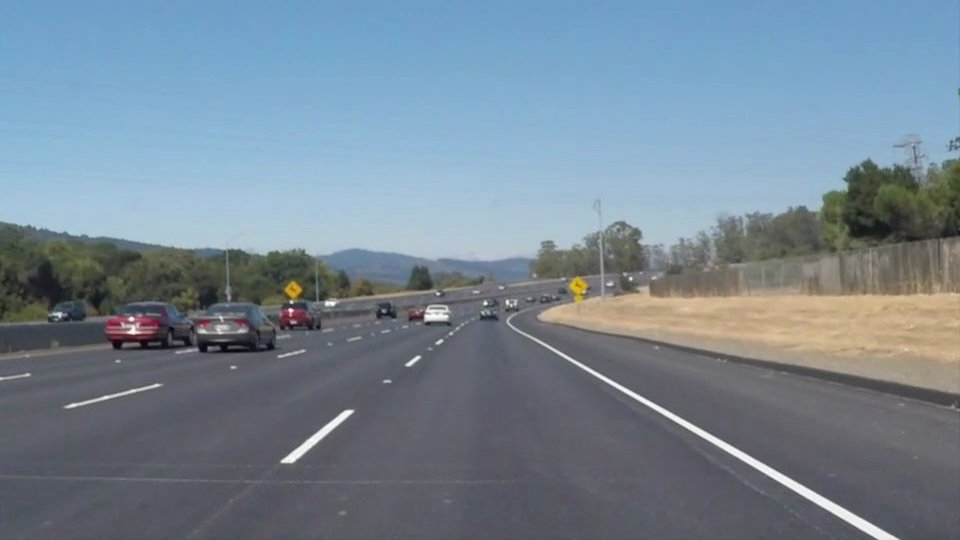
#> input picture test_images/solidWhiteCurve.jpg, 960 x 540 px
$ python LineDetect.py
#> lines starting #> are read from the running program, lines starting #| are printed output that depends on the picture; after the words box and inside, x2 and y2 are one past the last pixel; in counts of white or black regions, pixels touching at a corner belong together
import numpy as np
import cv2
import os
import shutil


#TODO:for challenge vid yellow on light road not detected well, maybe reduce amount threshold for Canny so it can detect less contrast?
#TODO:Use more segments to make up each line to fit curves more accurately?
#(sort all the points found for the left line then draw a bunch of lines connecteing each point to the next) and same for right?
#TODO:maybe play around with some Canny and HoughLinesP arguments like min_line_length and max_line_gap some more

def detectLines(img):
    '''This function accepts an image containing lane lines and returns that image with the lane lines marked'''
    #convert to greyscale
    grayImg=cv2.cvtColor(img,cv2.COLOR_BGR2GRAY)
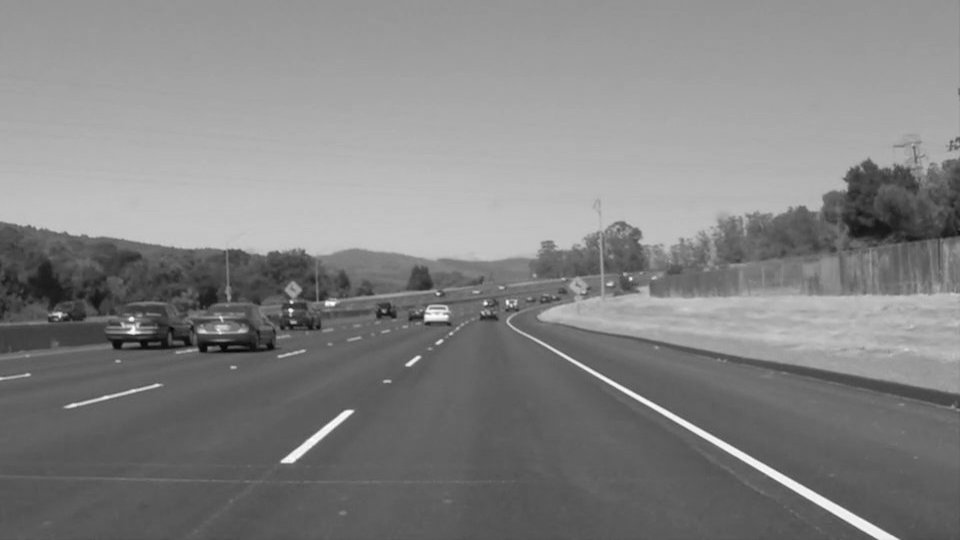
#> grayImg: shape (540, 960); min 5, max 255, mean 131.2
#> img is the input picture: shape (540, 960, 3); mean B, G, R 148.1, 134.5, 118.5

    #apply gaussian blur(only odd kernelSizes)
    grayBlur=cv2.GaussianBlur(grayImg,(5,5),0)

    #run canny algorithm on greyscale img(it also does gaussian blur)
    edges=cv2.Canny(grayBlur,50,125)
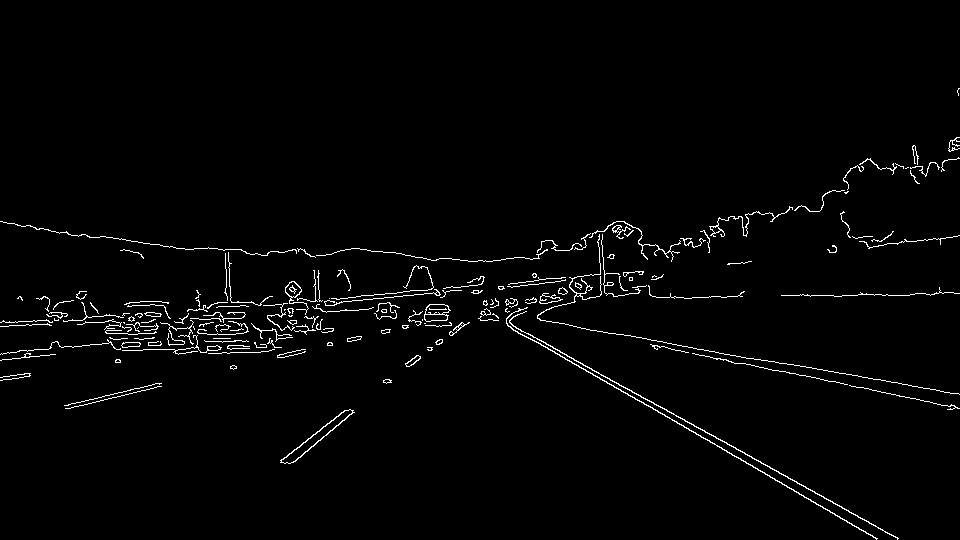
#> edges: shape (540, 960); 1.9% white in thin lines or dots, all inside (x1, y1, x2, y2) = (0, 88, 960, 540)

    #create image with only masked section of edges to run hough on
    mask=np.zeros_like(edges)

    #fillpoly makes maskimg all white(3rd argument) in are definded with vertices(2nd argument)
    cv2.fillPoly(mask,np.array([[(0,img.shape[0]),(12*img.shape[1]/25,3*img.shape[0]/5),(52.5*img.shape[1]/100,3*img.shape[0]/5),(img.shape[1],img.shape[0])]],dtype=np.int32),255)
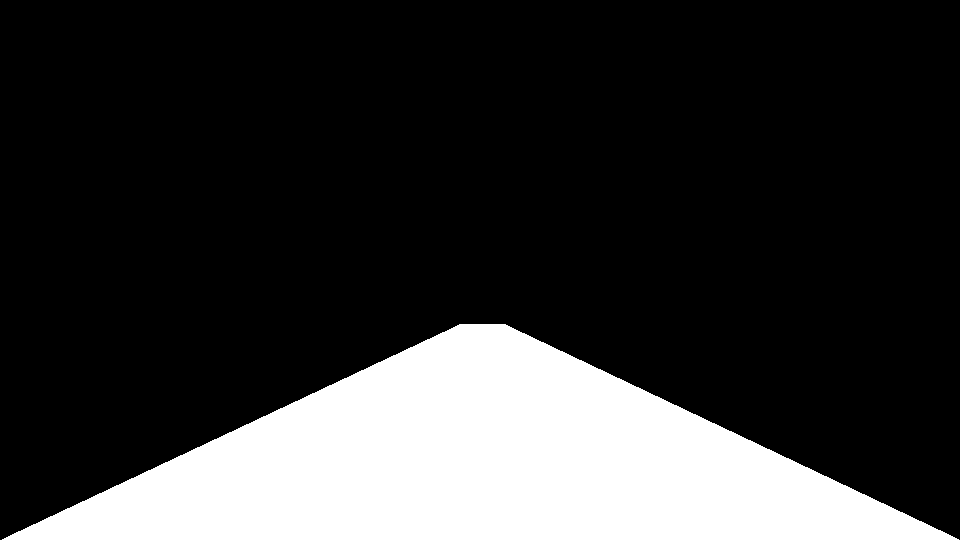
#> mask: shape (540, 960); 20.9% white; 1 white region, box (x1, y1, x2, y2) and area: (2, 324, 959, 540) 108457
    maskedEdges=cv2.bitwise_and(edges,mask)
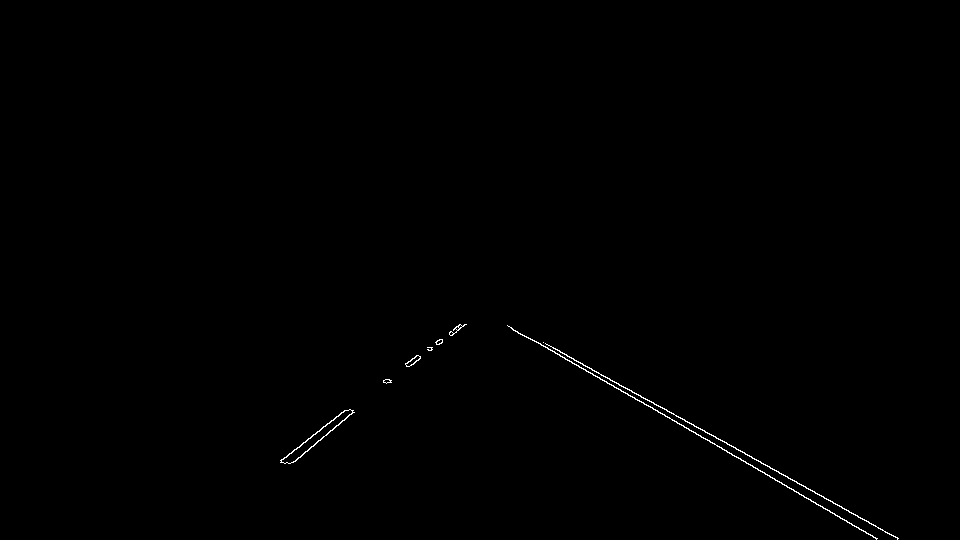
#> maskedEdges: shape (540, 960); 0.3% white in thin lines or dots, all inside (x1, y1, x2, y2) = (280, 324, 899, 540)

    #get lines using houghTransformation on maskedEdges img cv2.HoughLinesP(image,rhoRes,angleRes,threshold,np.array([]),min_line_length,max_line_gap)
    lines=cv2.HoughLinesP(maskedEdges,2,np.pi/180,15,np.array([]),30,20)
#> lines = 15 rows, first 6: [549, 345, 898, 538], [507, 325, 876, 538], [290, 463, 353, 412], [383, 381, 427, 347], [407, 363, 459, 324], [281, 459, 320, 430]

    #create image to mark lines on
    lineImg=np.copy(img)

    #get 2 points for each line to draw
    #these will store points from lines closest to camera and furthest from camera for each lane line(initilize them to points that will be overwritten)
    rLEnd=[-1,img.shape[0]+1]#off bottom of screen
#> rLEnd = [-1, 541]
    rLStart=[-1,-1]#off top of screen
    lLEnd=[-1,img.shape[0]+1]#off bottom of screen
#> lLEnd = [-1, 541]
    lLStart=[-1,-1]#off top of screen

    for line in lines:
        for x1,y1,x2,y2 in line:
            #check if points should be a new endpoint for right or left lines and which end
            slope=(y2-y1)/(x2-x1)#TODO:got divide by 0 error once(didn't crash though)
            if (slope<-.2)and(x1<img.shape[1]/2):#left line segments
                if y1<y2:
                    if y1<lLEnd[1]:
                        lLEnd=[x1,y1]
                    if y2>lLStart[1]:
                        lLStart=[x2,y2]
                else: #y2<y1 or y2==y1 (shouldn't happen since line's slope is not 0)
                    if y2<lLEnd[1]:
                        lLEnd=[x2,y2]
                    if y1>lLStart[1]:
                        lLStart=[x1,y1]
            if (slope>.2)and(x1>img.shape[1]/2):#right line segments
                if y1<y2:
                    if y1<rLEnd[1]:
                        rLEnd=[x1,y1]
                    if y2>rLStart[1]:
                        rLStart=[x2,y2]
                else: #y2<y1 or y2==y1(which shouldn't happen since line's slope is not 0)
                    if y2<rLEnd[1]:
                        rLEnd=[x2,y2]
                    if y1>rLStart[1]:
                        rLStart=[x1,y1]
#> this loop made 15 passes
#> line on passes 1 to 12: [[549, 345, 898, 538]], [[507, 325, 876, 538]], [[290, 463, 353, 412]], [[383, 381, 427, 347]], [[407, 363, 459, 324]], [[281, 459, 320, 430]], [[592, 373, 793, 489]], [[313, 434, 347, 410]], [[388, 382, 465, 324]], [[565, 354, 641, 397]], [[427, 349, 458, 327]], [[578, 365, 610, 384]]
#> after the loop, lLEnd = [459, 324]; lLStart = [290, 463]; rLEnd = [507, 325]; rLStart = [898, 538]

    #calculate slope and intercept for lines(using endpoints) then draw lines using points y=top of region and y=bottom of region
    leftSlope=(lLEnd[1]-lLStart[1])/(lLEnd[0]-lLStart[0])
#> leftSlope = -0.822
    rightSlope=(rLEnd[1]-rLStart[1])/(rLEnd[0]-rLStart[0])
#> rightSlope = 0.545
    leftInter=lLStart[1]-(lLStart[0]*leftSlope)
#> leftInter = 701.5
    rightInter=rLStart[1]-(rLStart[0]*rightSlope)
#> rightInter = 48.81
    #y=mx+b so x=(y-b)/m

    #middle line(for testing purposes and make it clearer what is going on)
    cv2.line(lineImg,(int(img.shape[1]/2),img.shape[0]),(int(img.shape[1]/2),0),(0,0,255),2)

    #extrapolate the line at y=img.shape[0] and y=3*img.shape[0]/5
    cv2.line(lineImg,(int((img.shape[0]-leftInter)/leftSlope),img.shape[0]),(int((3*img.shape[0]/5-leftInter)/leftSlope),int(3*img.shape[0]/5)),(0,255,0),2)#left line
    cv2.line(lineImg,(int((img.shape[0]-rightInter)/rightSlope),img.shape[0]),(int((3*img.shape[0]/5-rightInter)/rightSlope),int(3*img.shape[0]/5)),(255,0,0),2)#right line
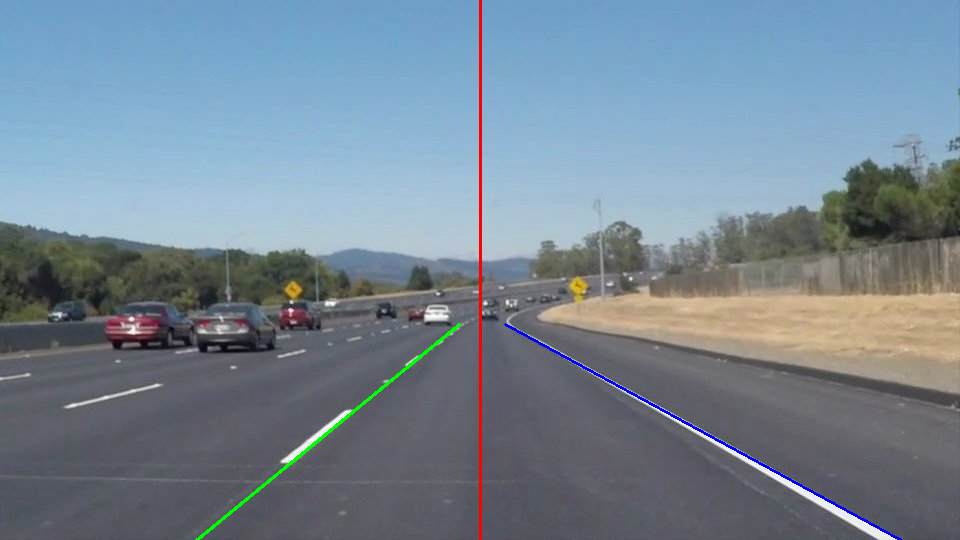
#> lineImg: shape (540, 960, 3); mean B, G, R 147.4, 133.9, 118.2
    return lineImg

def imgDir(dir):
    '''dir is path to directory where all the images(and only the images) are stored
    images can be any format, and results are outputed same type as input
    '''
    #load filenames of all the images want to detectLines in and create output folder
    filenames=os.listdir(dir)
    if os.path.exists(dir+'_output'):
        shutil.rmtree(dir+'_output')
    os.mkdir(os.path.join(os.getcwd(),dir+'_output'))

    for img in filenames:
        absImgPath=os.path.join(os.getcwd(),dir,img)
        outImg=detectLines(cv2.imread(absImgPath))#read in the image and detect lane lines
        cv2.imwrite(dir+'_output/'+img,outImg)#save image with lane lines to output directory
        cv2.imshow(img,outImg)#show image with lane lines to screen
        while True:
            if cv2.waitKey(1) & 0xFF==ord('q'):#when they hit 'q' close the image on screen and move to next one
#> (key q is pressed here)
                break
        cv2.destroyAllWindows()
#> pass 2 of the loop in imgDir, `for img in filenames:`:
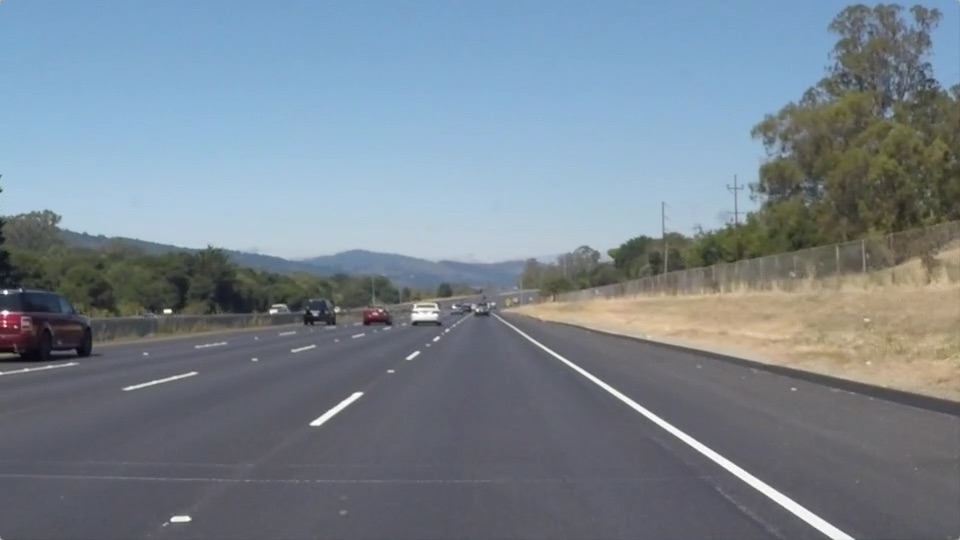
#> input picture test_images/solidWhiteRight.jpg, 960 x 540 px
#> in detectLines, img is the input picture: shape (540, 960, 3); mean B, G, R 143.7, 132.6, 120.3
#> in detectLines (call 2), `edges=cv2.Canny(grayBlur,50,125)`:
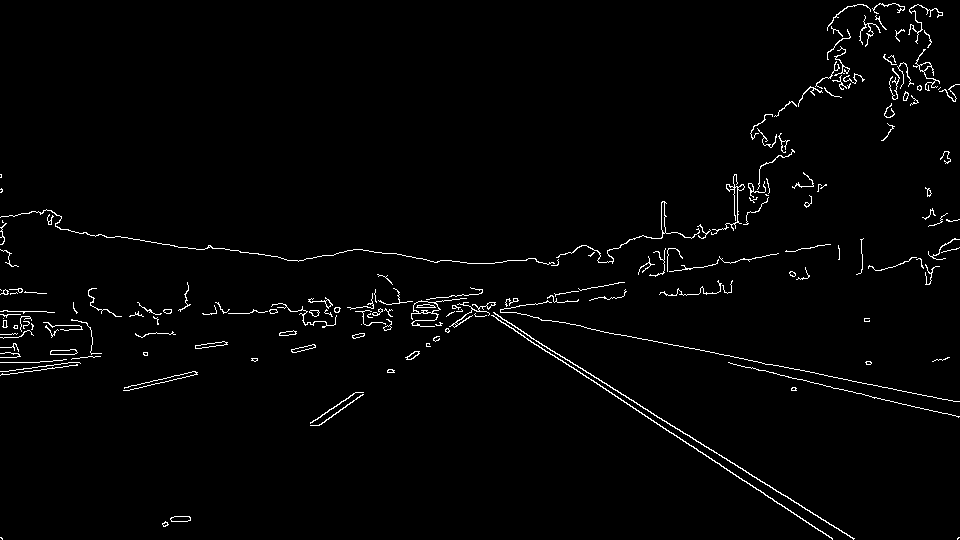
#> edges: shape (540, 960); 1.8% white in thin lines or dots
#> maskedEdges: shape (540, 960); 0.27% white in thin lines or dots, all inside (x1, y1, x2, y2) = (2, 324, 958, 540)
#> lines = 15 rows, first 6: [524, 333, 853, 538], [624, 402, 832, 538], [505, 324, 772, 498], [387, 371, 446, 331], [319, 425, 362, 394], [389, 372, 439, 339]
#> the loop in detectLines (call 2), `for line in lines:` made 15 passes
#> after the loop in detectLines (call 2), `for line in lines:`: lLEnd = [459, 324]; lLStart = [319, 425]; rLEnd = [505, 324]; rLStart = [853, 539]
#> leftSlope = -0.721
#> rightSlope = 0.618
#> leftInter = 655.1
#> rightInter = 12
#> in detectLines (call 2), `cv2.line(lineImg,(int((img.shape[0]-rightInter)/rightSlope),img.shape[..`:
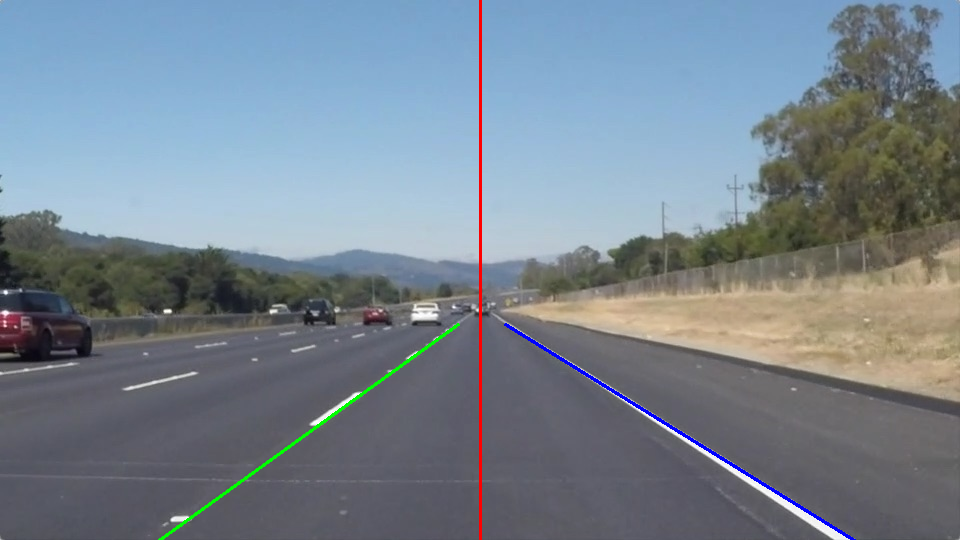
#> lineImg: shape (540, 960, 3); mean B, G, R 143, 131.9, 119.8
#> (key Esc is pressed here)
#> pass 3 of the loop in imgDir, `for img in filenames:`:
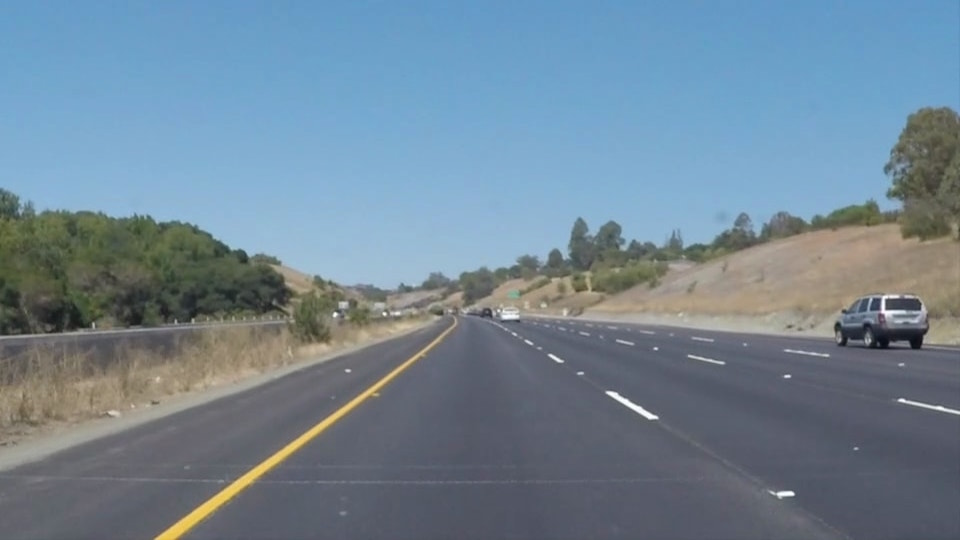
#> input picture test_images/solidYellowCurve.jpg, 960 x 540 px
#> in detectLines, img is the input picture: shape (540, 960, 3); mean B, G, R 149, 133.4, 113
#> in detectLines (call 3), `edges=cv2.Canny(grayBlur,50,125)`:
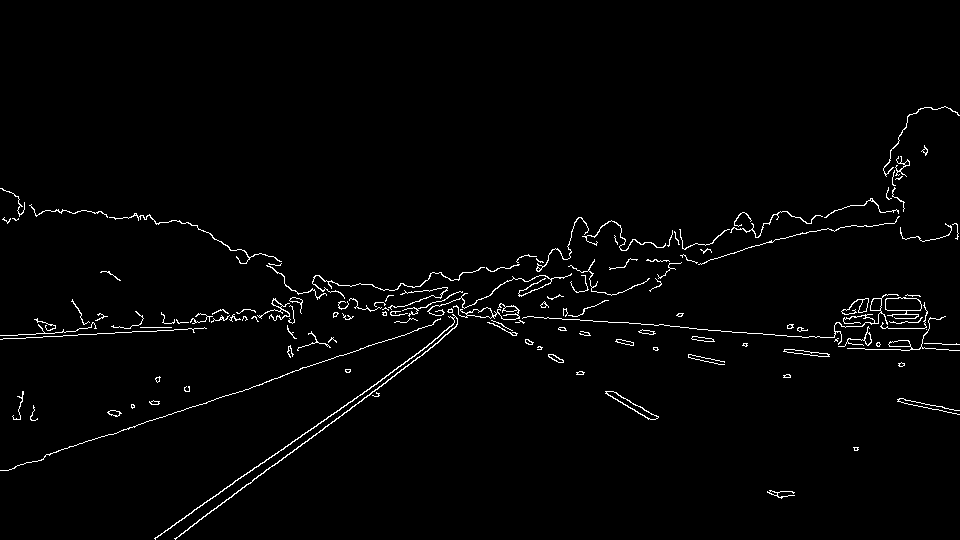
#> edges: shape (540, 960); 1.8% white in thin lines or dots, all inside (x1, y1, x2, y2) = (0, 106, 960, 540)
#> maskedEdges: shape (540, 960); 0.27% white in thin lines or dots, all inside (x1, y1, x2, y2) = (154, 324, 795, 540)
#> lines = 18 rows, first 6: [155, 538, 403, 364], [277, 463, 439, 341], [154, 538, 456, 326], [499, 326, 577, 374], [501, 324, 583, 374], [190, 526, 236, 493]
#> the loop in detectLines (call 3), `for line in lines:` made 18 passes
#> after the loop in detectLines (call 3), `for line in lines:`: lLEnd = [456, 326]; lLStart = [155, 538]; rLEnd = [501, 324]; rLStart = [648, 419]
#> leftSlope = -0.704
#> rightSlope = 0.646
#> leftInter = 647.2
#> rightInter = 0.224
#> in detectLines (call 3), `cv2.line(lineImg,(int((img.shape[0]-rightInter)/rightSlope),img.shape[..`:
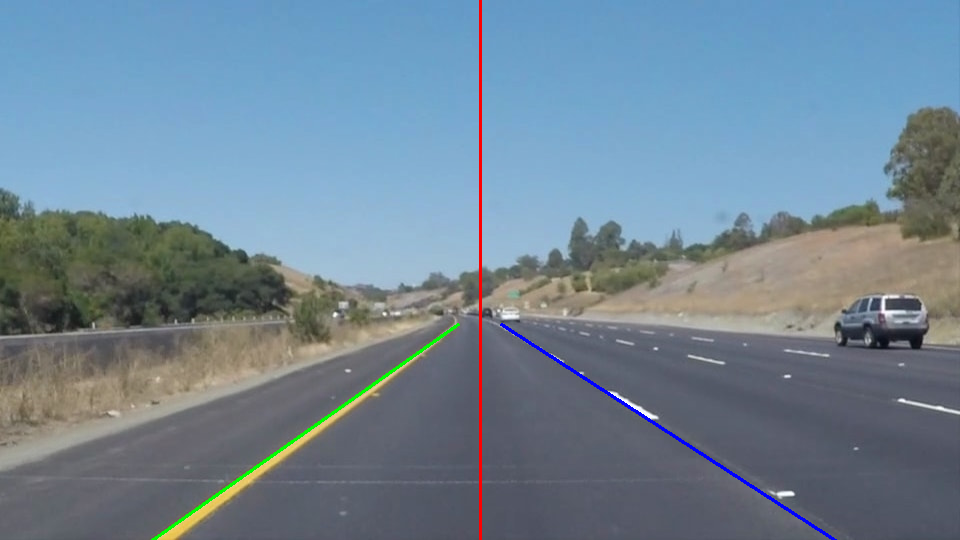
#> lineImg: shape (540, 960, 3); mean B, G, R 148.6, 133, 112.8
#> the loop made 4 passes; the first 3 are shown

imgDir('test_images')#test the function imgDir on the test_images directory

def videoDir(dir):
    '''dir is path to directory containing multiple videos to process,
    vid can be any format(that your computer has the proper codecs for)
    this will output whatever video type vid is'''
    #load filenames of all the videos want to detectLines in and create output folder
#> (the run stopped early here; a loop or call above may not have finished)
